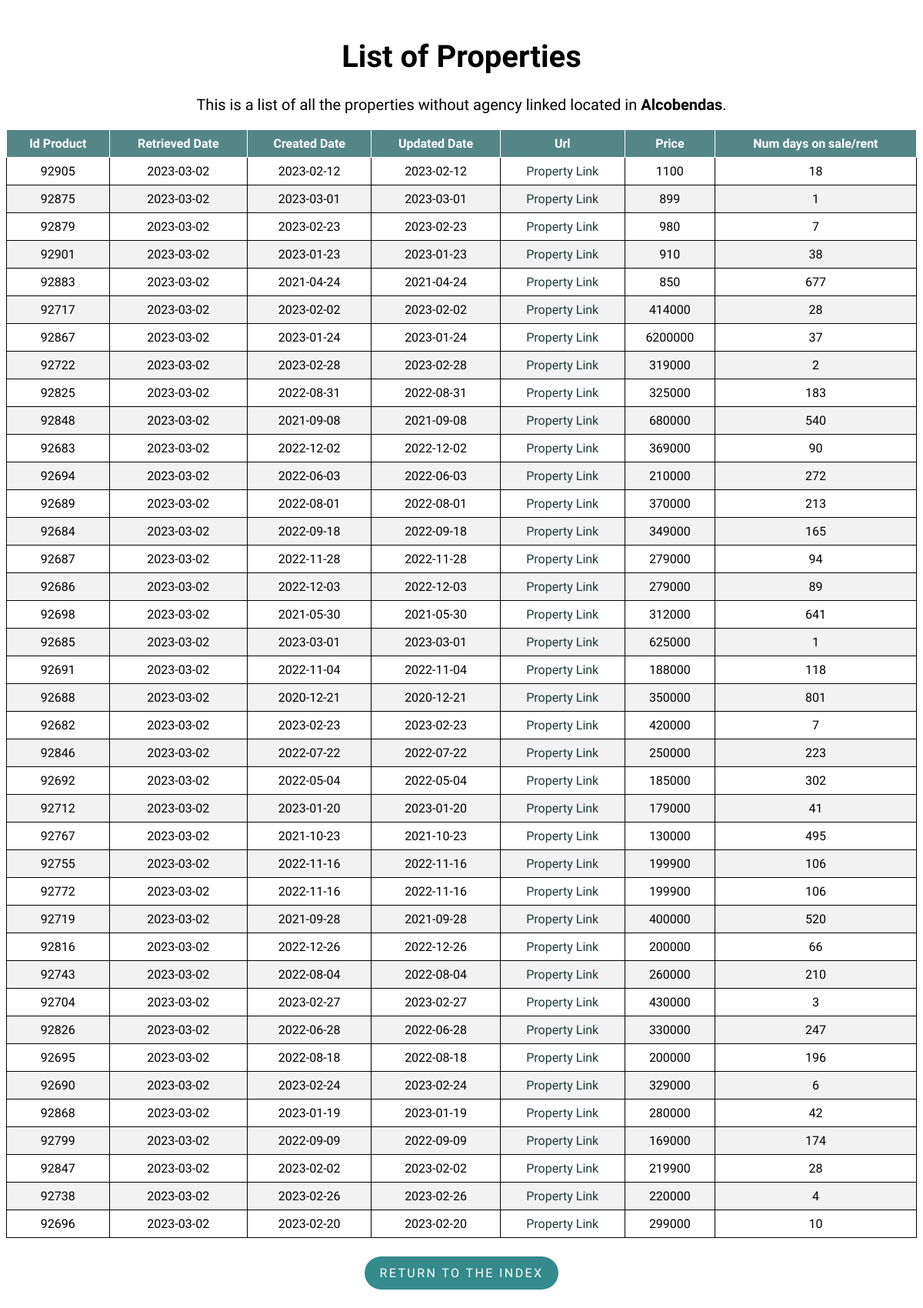
Page /property/Alcobendas on the committed database.
### flask-app/read_db.py (models this page shows)
class Property(db.Model):
    __tablename__ = 'properties'
    id_product = db.Column(db.Integer, primary_key=True)
    retrieved_date = db.Column(db.Date)
    created_date = db.Column(db.Date)
    url = db.Column(db.Text)
    mobile = db.Column(db.Integer)
    agency = db.Column(db.Text)
    real_estate_id = db.Column(db.Integer)
    price = db.Column(db.Integer)
    type_id = db.Column(db.Integer)
    trans_type_id = db.Column(db.Integer)
    location = db.Column(db.Text)
    num_days = db.Column(db.Integer)
    updated_date = db.Column(db.Date)

### flask-app/read_db.py (the view)
@app.route('/property/<location>', methods=['GET', 'POST'])
def property(location):
    properties = Property.query.filter_by(
        type_id=1, location=location).order_by(Property.url).distinct()
    return render_template('list.html', properties=properties, location=location)

### flask-app/templates/list.html (shortened to what this page needs)
<!DOCTYPE html>
<html lang="en">
<head>
    <link rel="stylesheet" type="text/css" href="{{ url_for('static', filename='styles/style.css') }}">
    <link rel="stylesheet" type="text/css" href="{{ url_for('static', filename='styles/tablesort.css') }}">
</head>
<body>
    <h1 class="list_header" style="font-size:40px;">List of Properties</h1>
    <p class="list_header" style="margin-top: 25px;font-size:20px;">This is a list of all the properties without agency linked located in
        <strong>{{ location }}</strong>.
    </p>
    <table class="table table-sortable">
        <thead>
            <tr>
                <th>Id Product</th>
                <th>Retrieved Date</th>
                <th>Created Date</th>
                <th>Updated Date</th>
                <th>Url</th>
                <th>Price</th>
                <th>Num days on sale/rent</th>
            </tr>
        </thead>
        <tbody>
            {% for property in properties %}
            <tr>
                <td>{{ property.id_product }}</td>
                <td>{{ property.retrieved_date }}</td>
                <td>{{ property.created_date }}</td>
                <td>{{ property.updated_date }}</td>
                <td>
                    <a class="property_link" href={{ property.url }}>Property Link</a>
                </td>
                <td><a>{{ property.price }}</a></td>
                <td>{{ property.num_days }}</td>
            </tr>
            {% endfor %}
        </tbody>
    </table>
    <div class = "btn_container">
        <p class="return_btn"><a class = "btn_link" href="{{ url_for('index') }}">Return to the index</a></p>
    </div>
</body>
</html>

### flask-app/static/styles/style.css (style rules this page uses)
body { font-family: 'Muli','Open Sans','Open Sans-fallback',sans-serif; }
table, th, td { border: 1px solid; }
table { width: 100%; border-collapse: collapse; }
th, td { text-align: center; padding: 8px; }
tr:nth-child(even) { background-color: #f2f2f2 }
th { background-color: rgb(84, 134, 135); color: white; }
.index_header, .list_header { margin-top: 50px; text-align: center; }
a.property_link { text-decoration: none; }
a.property_link:link, a.property_link:visited { color: rgb(28, 58, 58); }
.return_btn { display: inline-block; padding: .75rem 1.25rem; border-radius: 10rem; text-transform: uppercase; font-size: 1rem; letter-spacing: .15rem; transition: all .3s; position: relative; overflow: hidden; z-index: 1; background-color: rgb(52, 138, 140); }
.btn_link { text-decoration: none; color: #fff; }
.btn_container { margin-top: 8px; display: flex; justify-content: center; align-items: center; }

### flask-app/static/styles/tablesort.css (style rules this page uses)
.table-sortable th { cursor: pointer; }

### rows in the picture
Property: id_product "92905", retrieved_date "2023-03-02", created_date "2023-02-12", updated_date "2023-02-12", price "1100", num_days "18"
Property: id_product "92875", retrieved_date "2023-03-02", created_date "2023-03-01", updated_date "2023-03-01", price "899", num_days "1"
Property: id_product "92879", retrieved_date "2023-03-02", created_date "2023-02-23", updated_date "2023-02-23", price "980", num_days "7"
Property: id_product "92901", retrieved_date "2023-03-02", created_date "2023-01-23", updated_date "2023-01-23", price "910", num_days "38"
Property: id_product "92883", retrieved_date "2023-03-02", created_date "2021-04-24", updated_date "2021-04-24", price "850", num_days "677"
Property: id_product "92717", retrieved_date "2023-03-02", created_date "2023-02-02", updated_date "2023-02-02", price "414000", num_days "28"
Property: id_product "92867", retrieved_date "2023-03-02", created_date "2023-01-24", updated_date "2023-01-24", price "6200000", num_days "37"
Property: id_product "92722", retrieved_date "2023-03-02", created_date "2023-02-28", updated_date "2023-02-28", price "319000", num_days "2"
Property: id_product "92825", retrieved_date "2023-03-02", created_date "2022-08-31", updated_date "2022-08-31", price "325000", num_days "183"
Property: id_product "92848", retrieved_date "2023-03-02", created_date "2021-09-08", updated_date "2021-09-08", price "680000", num_days "540"
Property: id_product "92683", retrieved_date "2023-03-02", created_date "2022-12-02", updated_date "2022-12-02", price "369000", num_days "90"
Property: id_product "92694", retrieved_date "2023-03-02", created_date "2022-06-03", updated_date "2022-06-03", price "210000", num_days "272"
Property: id_product "92689", retrieved_date "2023-03-02", created_date "2022-08-01", updated_date "2022-08-01", price "370000", num_days "213"
Property: id_product "92684", retrieved_date "2023-03-02", created_date "2022-09-18", updated_date "2022-09-18", price "349000", num_days "165"
Property: id_product "92687", retrieved_date "2023-03-02", created_date "2022-11-28", updated_date "2022-11-28", price "279000", num_days "94"
Property: id_product "92686", retrieved_date "2023-03-02", created_date "2022-12-03", updated_date "2022-12-03", price "279000", num_days "89"
Property: id_product "92698", retrieved_date "2023-03-02", created_date "2021-05-30", updated_date "2021-05-30", price "312000", num_days "641"
Property: id_product "92685", retrieved_date "2023-03-02", created_date "2023-03-01", updated_date "2023-03-01", price "625000", num_days "1"
Property: id_product "92691", retrieved_date "2023-03-02", created_date "2022-11-04", updated_date "2022-11-04", price "188000", num_days "118"
Property: id_product "92688", retrieved_date "2023-03-02", created_date "2020-12-21", updated_date "2020-12-21", price "350000", num_days "801"
Property: id_product "92682", retrieved_date "2023-03-02", created_date "2023-02-23", updated_date "2023-02-23", price "420000", num_days "7"
Property: id_product "92846", retrieved_date "2023-03-02", created_date "2022-07-22", updated_date "2022-07-22", price "250000", num_days "223"
Property: id_product "92692", retrieved_date "2023-03-02", created_date "2022-05-04", updated_date "2022-05-04", price "185000", num_days "302"
Property: id_product "92712", retrieved_date "2023-03-02", created_date "2023-01-20", updated_date "2023-01-20", price "179000", num_days "41"
Property: id_product "92767", retrieved_date "2023-03-02", created_date "2021-10-23", updated_date "2021-10-23", price "130000", num_days "495"
Property: id_product "92755", retrieved_date "2023-03-02", created_date "2022-11-16", updated_date "2022-11-16", price "199900", num_days "106"
Property: id_product "92772", retrieved_date "2023-03-02", created_date "2022-11-16", updated_date "2022-11-16", price "199900", num_days "106"
Property: id_product "92719", retrieved_date "2023-03-02", created_date "2021-09-28", updated_date "2021-09-28", price "400000", num_days "520"
Property: id_product "92816", retrieved_date "2023-03-02", created_date "2022-12-26", updated_date "2022-12-26", price "200000", num_days "66"
Property: id_product "92743", retrieved_date "2023-03-02", created_date "2022-08-04", updated_date "2022-08-04", price "260000", num_days "210"
Property: id_product "92704", retrieved_date "2023-03-02", created_date "2023-02-27", updated_date "2023-02-27", price "430000", num_days "3"
Property: id_product "92826", retrieved_date "2023-03-02", created_date "2022-06-28", updated_date "2022-06-28", price "330000", num_days "247"
Property: id_product "92695", retrieved_date "2023-03-02", created_date "2022-08-18", updated_date "2022-08-18", price "200000", num_days "196"
Property: id_product "92690", retrieved_date "2023-03-02", created_date "2023-02-24", updated_date "2023-02-24", price "329000", num_days "6"
Property: id_product "92868", retrieved_date "2023-03-02", created_date "2023-01-19", updated_date "2023-01-19", price "280000", num_days "42"
Property: id_product "92799", retrieved_date "2023-03-02", created_date "2022-09-09", updated_date "2022-09-09", price "169000", num_days "174"
Property: id_product "92847", retrieved_date "2023-03-02", created_date "2023-02-02", updated_date "2023-02-02", price "219900", num_days "28"
Property: id_product "92738", retrieved_date "2023-03-02", created_date "2023-02-26", updated_date "2023-02-26", price "220000", num_days "4"
Property: id_product "92696", retrieved_date "2023-03-02", created_date "2023-02-20", updated_date "2023-02-20", price "299000", num_days "10"

### other values in the picture
{{ location }} "Alcobendas"
